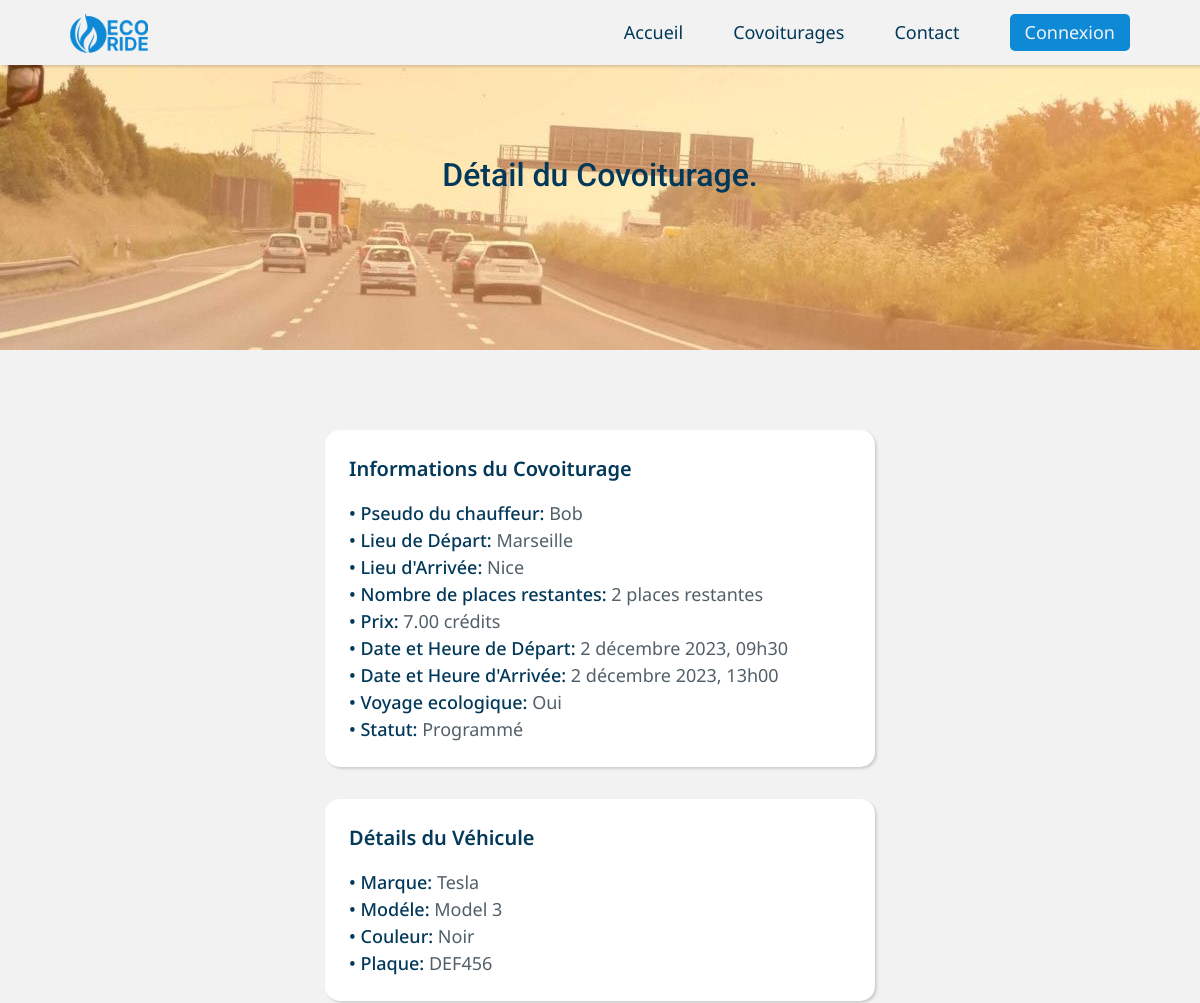
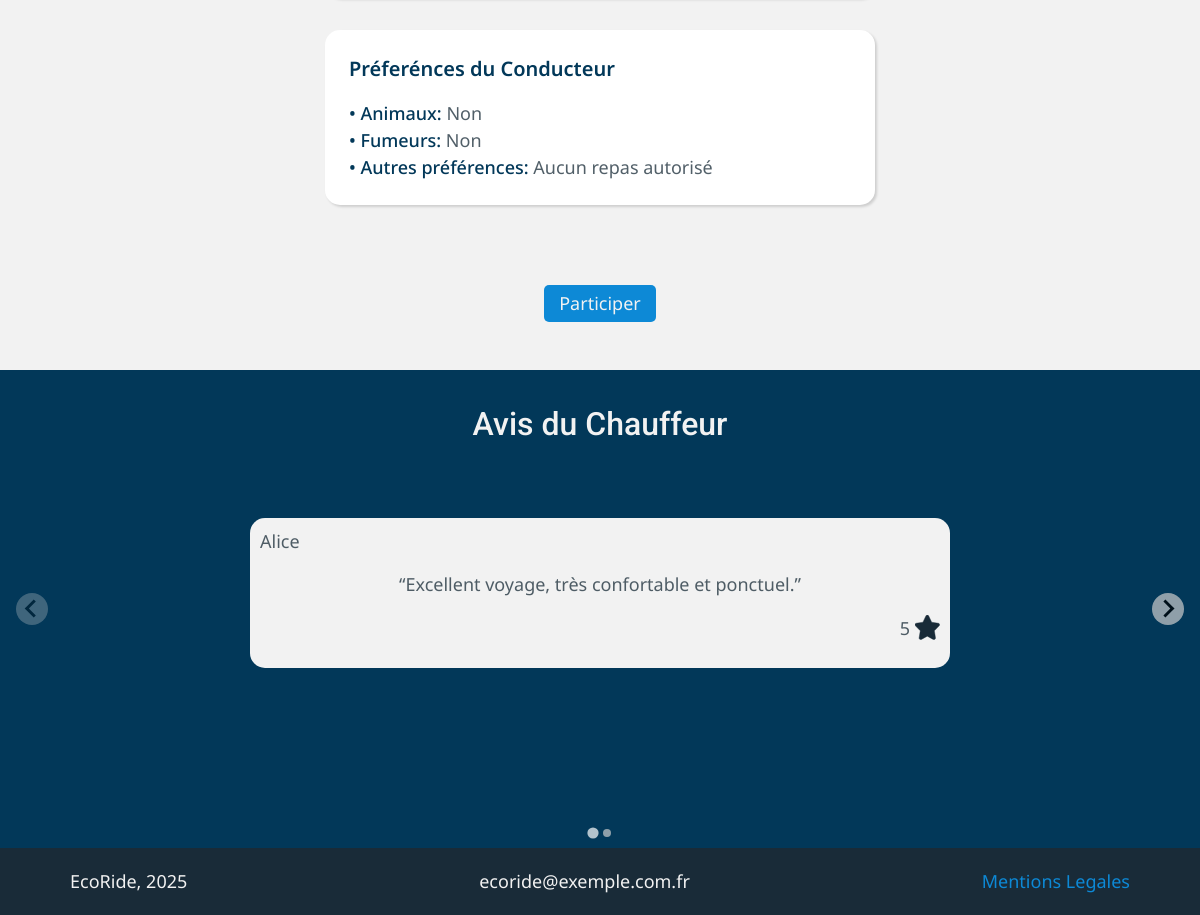
The app's page /detail-covoiturage.php?ID_covoiturage=101 with its own data (2 pictures, top to bottom).
### tables this page shows
CREATE TABLE `covoiturage` (
  `ID_covoiturage` int(11) NOT NULL,
  `ID_vehicule` int(11) NOT NULL,
  `date` date NOT NULL,
  `heure_depart` time NOT NULL,
  `heure_arrivee` time NOT NULL,
  `lieu_depart` varchar(50) NOT NULL,
  `lieu_arrivee` varchar(50) NOT NULL,
  `places_disponibles` int(11) NOT NULL,
  `prix` decimal(10,2) NOT NULL,
  `statut` enum('programmé','annulé','commencé','terminé') NOT NULL
);

CREATE TABLE `compte` (
  `ID` int(11) NOT NULL,
  `courriel` varchar(50) NOT NULL,
  `mot_de_passe` varchar(255) NOT NULL,
  `role` enum('Administrateur','Employé','Utilisateur') NOT NULL,
  `pseudo` varchar(50) NOT NULL
);

CREATE TABLE `vehicule` (
  `ID_vehicule` int(11) NOT NULL,
  `ID_chauffeur` int(11) NOT NULL,
  `plaque` varchar(20) NOT NULL,
  `date_plaque` date NOT NULL,
  `marque` varchar(50) NOT NULL,
  `modele` varchar(50) NOT NULL,
  `couleur` varchar(20) NOT NULL,
  `nombre_de_places` int(11) NOT NULL,
  `fumeur` tinyint(1) NOT NULL,
  `animaux` tinyint(1) NOT NULL,
  `preferences` varchar(255) DEFAULT NULL,
  `eco` tinyint(1) NOT NULL
);

CREATE TABLE `avis` (
  `ID_avis` int(11) NOT NULL,
  `ID_passager` int(11) NOT NULL,
  `ID_chauffeur` int(11) NOT NULL,
  `etoiles` int(11) NOT NULL,
  `description` varchar(255) NOT NULL,
  `statut` enum('en attente','validé','refusé') NOT NULL
);

### detail-covoiturage.php (the view, shortened to what this page needs)
<?php
include 'inc/header.inc.php';
require_once 'inc/config.php';
if (isset($_GET['ID_covoiturage']) && is_numeric($_GET['ID_covoiturage'])) {
    $ID_covoiturage = intval($_GET['ID_covoiturage']);
}
else {
    echo('<p>ID covoiturage invalide</p>');
}
$sql = '
SELECT
   c.ID_covoiturage,
   c.ID_vehicule,
   c.date,
   DATE_FORMAT(c.heure_depart, "%Hh%i") AS heure_depart_formatee,
   DATE_FORMAT(c.heure_arrivee, "%Hh%i") AS heure_arrivee_formatee,
   c.lieu_depart,
   c.lieu_arrivee,
   c.prix,
   c.places_disponibles,
   c.statut,
   vehicule.marque,
   vehicule.modele,
   vehicule.couleur,
   vehicule.fumeur,
   vehicule.animaux,
   vehicule.preferences,
   vehicule.plaque,
   vehicule.eco,
   compte.pseudo,
   compte.ID AS compte_ID
FROM
    Covoiturage c
JOIN
    Vehicule vehicule ON c.ID_vehicule = vehicule.ID_vehicule
JOIN
    Chauffeur chauffeur ON vehicule.ID_chauffeur = chauffeur.ID
JOIN
    Compte compte ON chauffeur.ID = compte.ID
WHERE
    c.ID_covoiturage = ?';
$stmt = $conn->prepare($sql);
$stmt->bind_param('i', $ID_covoiturage);
$stmt->execute();
$result = $stmt->get_result();
if($result->num_rows > 0) {
    $covoiturage = $result->fetch_assoc();
} else echo('<div style="height: 40%"><p style="text-align: center">Covoiturage non trouvé. <a href="covoiturages.php">Retour à la liste des covoiturages</a></p></div>');
$covoiturage = isset($covoiturage) ? $covoiturage : null;
if ($covoiturage && !empty($covoiturage['date'])) {
    $dateObj = DateTime::createFromFormat('Y-m-d', $covoiturage['date']);
    $formatter = new IntlDateFormatter(
        'fr_FR',
        IntlDateFormatter::LONG,
        IntlDateFormatter::NONE,
        'Europe/Paris',
        IntlDateFormatter::GREGORIAN,
        'd MMMM yyyy'
    );
    $date_formatee = $formatter->format($dateObj);
} else {
    $date_formatee = '';
}
$ID_covoiturage = isset($ID_covoiturage) ? $ID_covoiturage : null;
if($ID_covoiturage && $covoiturage): ?>
<main class="main">
    <section class="info-covoiturage | padding | section">
        <div class="infos">
            <h3>Informations du Covoiturage</h3>
            <p><strong>&bullet; Pseudo du chauffeur:</strong> <?php echo htmlspecialchars($covoiturage['pseudo']) ?></p>
            <p><strong>&bullet; Lieu de Départ:</strong> <?php echo htmlspecialchars($covoiturage['lieu_depart']) ?></p>
            <p><strong>&bullet; Lieu d'Arrivée:</strong> <?php echo htmlspecialchars($covoiturage['lieu_arrivee']) ?></p>
            <p><strong>&bullet; Nombre de places restantes:</strong> <?php echo htmlspecialchars($covoiturage['places_disponibles']) ?> places restantes</p>
            <p><strong>&bullet; Prix:</strong> <?php echo htmlspecialchars($covoiturage['prix']) ?> crédits</p>
            <p><strong>&bullet; Date et Heure de Départ:</strong> <?php echo htmlspecialchars($date_formatee); ?>, <?php echo htmlspecialchars($covoiturage['heure_depart_formatee']); ?></p>
            <p><strong>&bullet; Date et Heure d'Arrivée:</strong> <?php echo htmlspecialchars($date_formatee); ?>, <?php echo htmlspecialchars($covoiturage['heure_arrivee_formatee']); ?></p>
            <p><strong>&bullet; Voyage ecologique:</strong> <?php echo $covoiturage['eco'] ? 'Oui' : 'Non'; ?></p>
            <p><strong>&bullet; Statut:</strong> <?php echo ucfirst(htmlspecialchars($covoiturage['statut'])) ?></p>
        </div>
        <div class="details-vehicule">
            <h3>Détails du Véhicule</h3>
            <p><strong>&bullet; Marque:</strong> <?php echo htmlspecialchars($covoiturage['marque']) ?></p>
            <p><strong>&bullet; Modéle:</strong> <?php echo htmlspecialchars($covoiturage['modele']) ?></p>
            <p><strong>&bullet; Couleur:</strong> <?php echo htmlspecialchars($covoiturage['couleur']) ?></p>
            <p><strong>&bullet; Plaque:</strong> <?php echo strtoupper(htmlspecialchars($covoiturage['plaque'])) ?></p>
        </div>
        <div class="preferences">
            <h3>Préferénces du Conducteur</h3>
            <p><strong>&bullet; Animaux:</strong> <?php echo $covoiturage['animaux'] ? 'Acceptés' : 'Non'; ?></p>
            <p><strong>&bullet; Fumeurs:</strong> <?php echo $covoiturage['fumeur'] ? 'Acceptés' : 'Non'; ?></p>
            <p><strong>&bullet; Autres préférences:</strong> <?php echo htmlspecialchars($covoiturage['preferences']) ?></p>
        </div>
    </section>
    <?php
    $utilisateur_connecte = isset($_SESSION['user_id']) ? true : false;
    if ($utilisateur_connecte) : {
            $userID = $_SESSION['user_id'];
            $chauffeurID = $covoiturage['compte_ID'];
            $query = $conn->prepare('SELECT * FROM participants WHERE ID_covoiturage = ? AND ID_utilisateur = ?');
            $query->bind_param('ii', $ID_covoiturage, $userID);
            $query->execute();
            $result = $query->get_result();
            $isParticipant = $result->fetch_assoc();
            $isChauffeur = ($userID == $chauffeurID);
            $stmtAvis = $conn->prepare('SELECT COUNT(*) FROM avis WHERE ID_passager = ? AND ID_chauffeur = ? AND ID_covoiturage = ?');
            $stmtAvis->bind_param('iii', $userID, $chauffeurID, $ID_covoiturage);
            $stmtAvis->execute();
            $stmtAvis->bind_result($count);
            $stmtAvis->fetch();
            $stmtAvis->close();
            if ($isChauffeur) : ?>
                <div class="chauffeur-btns" style="justify-self: center;">
                    <?php if ($covoiturage['statut'] == 'programmé'): ?>
                        <form action="inc/covoiturage_action.php" method="POST">
                            <input type="hidden" name="action" value="commencer">
                            <input type="hidden" name="ID_covoiturage" value="<?php echo $ID_covoiturage; ?>">
                            <button class="button">Commencer le covoiturage</button>
                        </form>
                        <form action="inc/covoiturage_action.php" method="POST">
                            <input type="hidden" name="action" value="annuler">
                            <input type="hidden" name="ID_covoiturage" value="<?php echo $ID_covoiturage; ?>">
                            <button class="button">Annuler le covoiturage</button>
                        </form>
                    <?php elseif ($covoiturage['statut'] == 'commencé'): ?>
                        <form action="inc/covoiturage_action.php" method="POST">
                            <input type="hidden" name="action" value="terminer">
                            <input type="hidden" name="ID_covoiturage" value="<?php echo $ID_covoiturage; ?>">
                            <button class="button">Terminer le covoiturage</button>
                        </form>
                    <?php endif; ?>
                </div>
            <?php
            elseif ($isParticipant):
                if ($covoiturage['statut'] == 'programmé'): ?>
                    <form action="inc/covoiturage_action.php" method="POST" style="justify-self: center;">
                        <input type="hidden" name="action" value="annuler_participation">
                        <input type="hidden" name="ID_covoiturage" value="<?php echo $ID_covoiturage; ?>">
                        <button class="button">Annuler ma participation</button>
                    </form>
                <?php
                elseif ($covoiturage['statut'] == 'terminé' && $count == 0): ?>
                    <button class="button  | avis-btn" style="justify-self: center;">Donner un avis</button>
                <?php endif;
                elseif ($covoiturage['statut'] == 'programmé'): ?>
                        <form action="inc/covoiturage_action.php" method="POST"  style="justify-self: center;">
                            <input type="hidden" name="action" value="participer">
                            <input type="hidden" name="ID_covoiturage" value="<?php echo $ID_covoiturage; ?>">
                            <button class="button">Participer</button>
                        </form>
                <?php endif;
            } else: ?>
                <button class="button | connexion-btn" style="justify-self: center;">Participer</button>
            <?php endif; ?>
<?php
$sqlAvis = '
SELECT
compte.pseudo,
avis.description,
avis.etoiles,
avis.statut
FROM avis
JOIN vehicule ON avis.ID_chauffeur = vehicule.ID_chauffeur
JOIN compte ON avis.ID_passager = compte.ID
JOIN covoiturage ON covoiturage.ID_vehicule = vehicule.ID_vehicule
WHERE covoiturage.ID_covoiturage = ? AND avis.statut = "validé"';
$stmtAvis = $conn->prepare($sqlAvis);
$stmtAvis->bind_param('i', $ID_covoiturage);
$stmtAvis->execute();
$resultAvis = $stmtAvis->get_result();
if ($resultAvis->num_rows > 0) { ?>
    <section class="splide">
        <div class="avis | splide__track | padding">
            <h2>Avis du Chauffeur</h2>
            <ul class="splide__list">
            <?php
            while ($avis = $resultAvis->fetch_assoc()) {
                $avisPseudo = htmlspecialchars($avis['pseudo']);
                $avisDescription = htmlspecialchars($avis['description']);
                $avisEtoiles = htmlspecialchars($avis['etoiles']);
                ?>
                <li class="splide__slide">
                <div class="avis-card">
                    <p class="avis-pseudo"><?php echo $avisPseudo ?></p>
                    <p class="avis-description">“<?php echo $avisDescription ?>”</p>
                    <span class="avis-etoiles">
                        <p><?php echo $avisEtoiles ?></p>
                        <img src="img/svg/star.svg" alt="">
                    </span>
                </div>
                </li>
            <?php
            }
            ?>
            </ul>
            </div>
    </section>
<?php
}
$conn->close(); ?>
</main>
<?php endif; ?>
</body>
<?php include 'inc/footer.inc.php'; ?>
</body>
</html>

### styles/styles.css (style rules this page uses)
.section { border-top: 1px solid #ddd; transition: transform 1s, opacity 1s; }
.padding { padding-left: 70px; padding-right: 70px; }
.button { background-color: var(--clr-primary); color: var(--clr-clear); font-family: var(--ff-secondary); font-size: var(--fs-button); padding: 5px 15px; text-align: center; border-radius: 5px; border: 0; cursor: pointer; }
.main { display: grid; }

### styles/détail du covoiturage.css (style rules this page uses)
.info-covoiturage { display: grid; grid-template-columns: repeat(3, auto); gap: 2rem; margin-top: 5rem; margin-bottom: 5rem; border: none; }
.info-covoiturage div { background-color: white !important; padding: 24px; border-radius: 15px; box-shadow: rgba(0, 0, 0, 0.15) 1.95px 1.95px 2.6px; gap: 0.5em; }
.info-covoiturage p { color: var(--clr-dark-op) !important; }
strong { color: var(--clr-dark) !important; font-weight: var(--fw-semi-bold) !important; }
.info-covoiturage h3 { color: var(--clr-dark) !important; font-family: var(--ff-secondary); font-size: var(--fs-third-heading); font-weight: 600; margin-bottom: 1rem; }
.main .button { margin-bottom: 3rem; }
@media (max-width: 75em) { .info-covoiturage { grid-template-columns: 550px; justify-content: center; } }
.avis { background-color: var(--clr-dark); }
.avis h2 { color: var(--clr-clear); text-align: center; margin-top: 30px; }
.splide__list { height: 50vh; }
.avis-card { display: grid; flex-direction: column; background-color: var(--clr-clear); max-width: 700px; height: 150px; padding: 10px; border-radius: 15px; margin: auto; margin-top: 70px; }
.avis-description { text-align: center; }
.avis-etoiles { display: flex; justify-self: right; }
.avis-card img { height: 25px; margin-left: 5px; }

### records on screen
covoiturage: compte.pseudo "Bob", lieu_depart "Marseille", lieu_arrivee "Nice", places_disponibles "2", prix "7.00", date "2 décembre 2023", statut "Programmé", ID_vehicule.marque "Tesla", ID_vehicule.modele "Model 3", ID_vehicule.couleur "Noir", ID_vehicule.plaque "DEF456", ID_vehicule.preferences "Aucun repas autorisé"
avis: compte.pseudo "Alice", description "Excellent voyage, très confortable et ponctuel.", etoiles "5"

### other values on screen
$secondTitle "Détail du Covoiturage"
$covoiturage['heure_depart_formatee'] "09h30"
$covoiturage['heure_arrivee_formatee'] "13h00"
